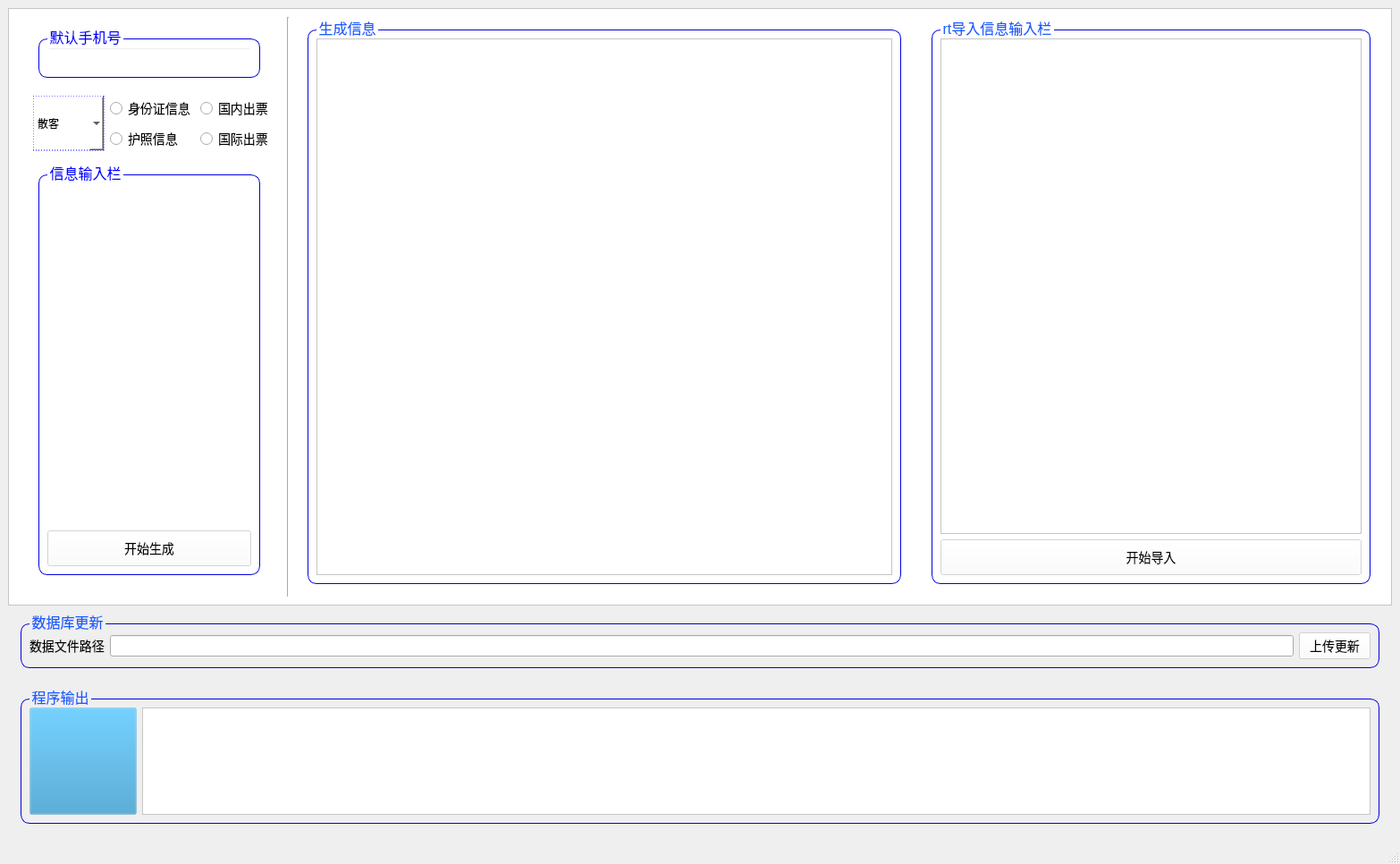
<?xml version="1.0" encoding="UTF-8"?>
<ui version="4.0">
 <class>MainWindow</class>
 <widget class="QMainWindow" name="MainWindow">
  <property name="geometry">
   <rect>
    <x>0</x>
    <y>0</y>
    <width>1566</width>
    <height>966</height>
   </rect>
  </property>
  <property name="windowTitle">
   <string>客户信息生成系统</string>
  </property>
  <property name="windowIcon">
   <iconset theme="address-book-new"/>
  </property>
  <property name="styleSheet">
   <string notr="true">*{	
	color: rgb(23, 93, 255);
	font-size:14px;
}
QLineEdit{
	color: rgb(0, 0, 0)
}
QPlainTextEdit{
	color: rgb(0, 0, 0)
}
QLabel{
	color: rgb(0,0,0);
	border: none;
}
QPushButton{
	color: rgb(0, 0, 0)
}
QRadioButton{
	color: rgb(0, 0, 0)
}
QFrame{
	background-color: rgb(255, 255, 255);
}

QComboBox{
	color: rgb(52, 52, 52);
	font-size:12px;
}

QGroupBox{
	border: 1px solid rgb(0, 0, 221);
	font-size: 16px;
	border-radius: 10%;
	margin: 14px
}

QGroupBox::title {
	left: 10px;
	top: -12px;
}

</string>
  </property>
  <widget class="QWidget" name="centralwidget">
   <layout class="QVBoxLayout" name="verticalLayout_8">
    <item>
     <widget class="QFrame" name="frame">
      <property name="sizePolicy">
       <sizepolicy hsizetype="Preferred" vsizetype="Preferred">
        <horstretch>0</horstretch>
        <verstretch>4</verstretch>
       </sizepolicy>
      </property>
      <property name="frameShape">
       <enum>QFrame::Shape::StyledPanel</enum>
      </property>
      <property name="frameShadow">
       <enum>QFrame::Shadow::Raised</enum>
      </property>
      <layout class="QHBoxLayout" name="horizontalLayout">
       <item>
        <widget class="QFrame" name="frame_2">
         <property name="sizePolicy">
          <sizepolicy hsizetype="Preferred" vsizetype="Preferred">
           <horstretch>1</horstretch>
           <verstretch>0</verstretch>
          </sizepolicy>
         </property>
         <property name="layoutDirection">
          <enum>Qt::LayoutDirection::LeftToRight</enum>
         </property>
         <property name="styleSheet">
          <string notr="true">color: rgb(0, 0, 255);
background-color: transparent;</string>
         </property>
         <property name="frameShape">
          <enum>QFrame::Shape::StyledPanel</enum>
         </property>
         <property name="frameShadow">
          <enum>QFrame::Shadow::Raised</enum>
         </property>
         <layout class="QVBoxLayout" name="verticalLayout_7">
          <item>
           <widget class="QGroupBox" name="groupBox">
            <property name="title">
             <string>默认手机号</string>
            </property>
            <layout class="QVBoxLayout" name="verticalLayout">
             <item>
              <widget class="QLineEdit" name="line_phone">
               <property name="minimumSize">
                <size>
                 <width>140</width>
                 <height>0</height>
                </size>
               </property>
               <property name="styleSheet">
                <string notr="true">color: rgb(0,0,0);</string>
               </property>
               <property name="text">
                <string/>
               </property>
              </widget>
             </item>
            </layout>
           </widget>
          </item>
          <item>
           <layout class="QHBoxLayout" name="horizontalLayout_4">
            <item>
             <spacer name="horizontalSpacer">
              <property name="orientation">
               <enum>Qt::Orientation::Horizontal</enum>
              </property>
              <property name="sizeType">
               <enum>QSizePolicy::Policy::Fixed</enum>
              </property>
              <property name="sizeHint" stdset="0">
               <size>
                <width>8</width>
                <height>20</height>
               </size>
              </property>
             </spacer>
            </item>
            <item>
             <widget class="QComboBox" name="combo_clienttype">
              <property name="sizePolicy">
               <sizepolicy hsizetype="Preferred" vsizetype="Preferred">
                <horstretch>0</horstretch>
                <verstretch>0</verstretch>
               </sizepolicy>
              </property>
              <property name="minimumSize">
               <size>
                <width>80</width>
                <height>0</height>
               </size>
              </property>
              <property name="styleSheet">
               <string notr="true">color: rgb(0,0,0);
border: 1px dashed blue;
selection-color: rgb(0, 0, 255);
background-color: rgb(255, 255, 255);</string>
              </property>
              <item>
               <property name="text">
                <string>散客</string>
               </property>
              </item>
             </widget>
            </item>
            <item>
             <layout class="QVBoxLayout" name="verticalLayout_4">
              <item>
               <widget class="QRadioButton" name="radio_id">
                <property name="mouseTracking">
                 <bool>true</bool>
                </property>
                <property name="styleSheet">
                 <string notr="true">color: rgb(0,0,0);
background-color: white;</string>
                </property>
                <property name="text">
                 <string>身份证信息</string>
                </property>
                <property name="autoExclusive">
                 <bool>true</bool>
                </property>
                <attribute name="buttonGroup">
                 <string notr="true">buttonGroup</string>
                </attribute>
               </widget>
              </item>
              <item>
               <widget class="QRadioButton" name="radio_pass">
                <property name="sizePolicy">
                 <sizepolicy hsizetype="Minimum" vsizetype="Fixed">
                  <horstretch>0</horstretch>
                  <verstretch>0</verstretch>
                 </sizepolicy>
                </property>
                <property name="layoutDirection">
                 <enum>Qt::LayoutDirection::LeftToRight</enum>
                </property>
                <property name="styleSheet">
                 <string notr="true">color: rgb(0,0,0);
background-color: white;</string>
                </property>
                <property name="text">
                 <string>护照信息</string>
                </property>
                <attribute name="buttonGroup">
                 <string notr="true">buttonGroup</string>
                </attribute>
               </widget>
              </item>
             </layout>
            </item>
            <item>
             <layout class="QVBoxLayout" name="verticalLayout_5">
              <item>
               <widget class="QRadioButton" name="radio_domestic">
                <property name="styleSheet">
                 <string notr="true">color: rgb(0,0,0);
background-color: white;</string>
                </property>
                <property name="text">
                 <string>国内出票</string>
                </property>
                <attribute name="buttonGroup">
                 <string notr="true">buttonGroup_2</string>
                </attribute>
               </widget>
              </item>
              <item>
               <widget class="QRadioButton" name="radio_international">
                <property name="styleSheet">
                 <string notr="true">color: rgb(0,0,0);
background-color: white;</string>
                </property>
                <property name="text">
                 <string>国际出票</string>
                </property>
                <attribute name="buttonGroup">
                 <string notr="true">buttonGroup_2</string>
                </attribute>
               </widget>
              </item>
             </layout>
            </item>
           </layout>
          </item>
          <item>
           <widget class="Line" name="line_2">
            <property name="orientation">
             <enum>Qt::Orientation::Vertical</enum>
            </property>
           </widget>
          </item>
          <item>
           <widget class="QGroupBox" name="groupBox_2">
            <property name="minimumSize">
             <size>
              <width>0</width>
              <height>200</height>
             </size>
            </property>
            <property name="title">
             <string>信息输入栏</string>
            </property>
            <layout class="QVBoxLayout" name="verticalLayout_2">
             <item>
              <widget class="QPlainTextEdit" name="plaintext_maininput">
               <property name="styleSheet">
                <string notr="true">color: rgb(0,0,0);</string>
               </property>
               <property name="plainText">
                <string/>
               </property>
              </widget>
             </item>
             <item>
              <widget class="QPushButton" name="button_generate">
               <property name="minimumSize">
                <size>
                 <width>0</width>
                 <height>40</height>
                </size>
               </property>
               <property name="styleSheet">
                <string notr="true">color: rgb(0,0,0);
background-color: rgba(255, 255, 255,150);</string>
               </property>
               <property name="text">
                <string>开始生成</string>
               </property>
              </widget>
             </item>
            </layout>
           </widget>
          </item>
         </layout>
        </widget>
       </item>
       <item>
        <widget class="Line" name="line">
         <property name="orientation">
          <enum>Qt::Orientation::Vertical</enum>
         </property>
        </widget>
       </item>
       <item>
        <widget class="QGroupBox" name="groupBox_3">
         <property name="sizePolicy">
          <sizepolicy hsizetype="Preferred" vsizetype="Preferred">
           <horstretch>4</horstretch>
           <verstretch>0</verstretch>
          </sizepolicy>
         </property>
         <property name="minimumSize">
          <size>
           <width>250</width>
           <height>300</height>
          </size>
         </property>
         <property name="title">
          <string>生成信息</string>
         </property>
         <layout class="QVBoxLayout" name="verticalLayout_3">
          <item>
           <widget class="QPlainTextEdit" name="plaintext_infooutput">
            <property name="styleSheet">
             <string notr="true">color: rgb(0,0,0);</string>
            </property>
           </widget>
          </item>
         </layout>
        </widget>
       </item>
       <item>
        <widget class="QGroupBox" name="groupBox_6">
         <property name="sizePolicy">
          <sizepolicy hsizetype="Preferred" vsizetype="Preferred">
           <horstretch>3</horstretch>
           <verstretch>0</verstretch>
          </sizepolicy>
         </property>
         <property name="minimumSize">
          <size>
           <width>0</width>
           <height>200</height>
          </size>
         </property>
         <property name="title">
          <string>rt导入信息输入栏</string>
         </property>
         <layout class="QVBoxLayout" name="verticalLayout_6">
          <item>
           <widget class="QPlainTextEdit" name="plaintext_rtinput">
            <property name="styleSheet">
             <string notr="true">color: rgb(0,0,0);</string>
            </property>
            <property name="plainText">
             <string/>
            </property>
           </widget>
          </item>
          <item>
           <widget class="QPushButton" name="button_rtimport">
            <property name="minimumSize">
             <size>
              <width>0</width>
              <height>40</height>
             </size>
            </property>
            <property name="styleSheet">
             <string notr="true">color: rgb(0,0,0);
background-color: rgba(255, 255, 255,150);</string>
            </property>
            <property name="text">
             <string>开始导入</string>
            </property>
           </widget>
          </item>
         </layout>
        </widget>
       </item>
      </layout>
     </widget>
    </item>
    <item>
     <widget class="QGroupBox" name="groupBox_5">
      <property name="title">
       <string>数据库更新</string>
      </property>
      <layout class="QHBoxLayout" name="horizontalLayout_2">
       <item>
        <widget class="QLabel" name="label">
         <property name="autoFillBackground">
          <bool>false</bool>
         </property>
         <property name="styleSheet">
          <string notr="true">
background-color: transparent;</string>
         </property>
         <property name="text">
          <string>数据文件路径</string>
         </property>
        </widget>
       </item>
       <item>
        <widget class="QLineEdit" name="line_filepath"/>
       </item>
       <item>
        <widget class="QPushButton" name="button_update">
         <property name="styleSheet">
          <string notr="true">background-color: rgba(255, 255, 255,150);</string>
         </property>
         <property name="text">
          <string>上传更新</string>
         </property>
        </widget>
       </item>
      </layout>
     </widget>
    </item>
    <item>
     <widget class="QGroupBox" name="groupBox_4">
      <property name="sizePolicy">
       <sizepolicy hsizetype="Preferred" vsizetype="Preferred">
        <horstretch>0</horstretch>
        <verstretch>1</verstretch>
       </sizepolicy>
      </property>
      <property name="title">
       <string>程序输出</string>
      </property>
      <layout class="QHBoxLayout" name="horizontalLayout_3">
       <item>
        <widget class="QPushButton" name="button_refresh">
         <property name="sizePolicy">
          <sizepolicy hsizetype="Preferred" vsizetype="Preferred">
           <horstretch>0</horstretch>
           <verstretch>0</verstretch>
          </sizepolicy>
         </property>
         <property name="minimumSize">
          <size>
           <width>120</width>
           <height>120</height>
          </size>
         </property>
         <property name="styleSheet">
          <string notr="true">color: rgb(0, 0, 255);
background-color: rgba(50, 150, 200, 40);</string>
         </property>
         <property name="text">
          <string/>
         </property>
         <property name="icon">
          <iconset theme="sync-synchronizing"/>
         </property>
         <property name="iconSize">
          <size>
           <width>55</width>
           <height>55</height>
          </size>
         </property>
        </widget>
       </item>
       <item>
        <widget class="QPlainTextEdit" name="plaintext_systemoutput">
         <property name="styleSheet">
          <string notr="true">color: rgb(0,0,0);</string>
         </property>
        </widget>
       </item>
      </layout>
     </widget>
    </item>
   </layout>
  </widget>
  <widget class="QMenuBar" name="menubar">
   <property name="geometry">
    <rect>
     <x>0</x>
     <y>0</y>
     <width>1566</width>
     <height>33</height>
    </rect>
   </property>
  </widget>
  <widget class="QStatusBar" name="statusbar"/>
 </widget>
 <resources/>
 <connections/>
 <buttongroups>
  <buttongroup name="buttonGroup"/>
  <buttongroup name="buttonGroup_2"/>
 </buttongroups>
</ui>
